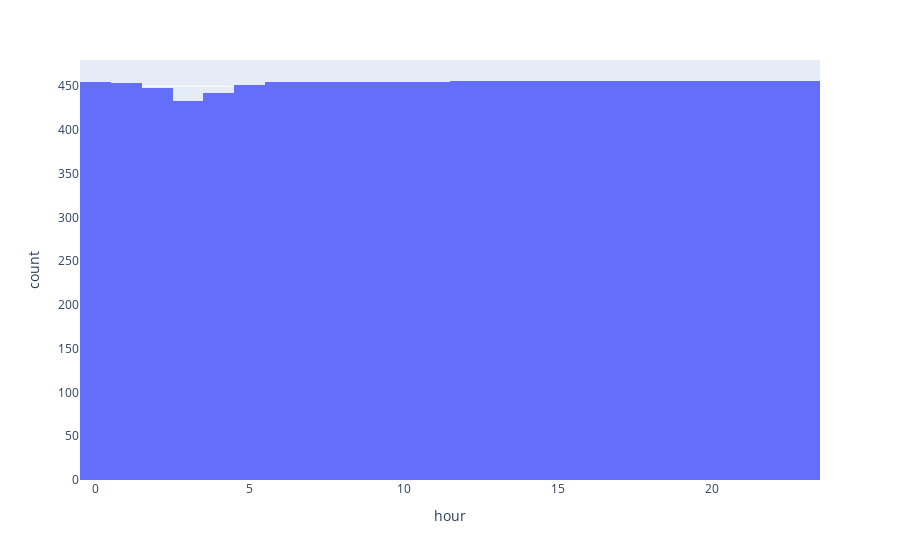
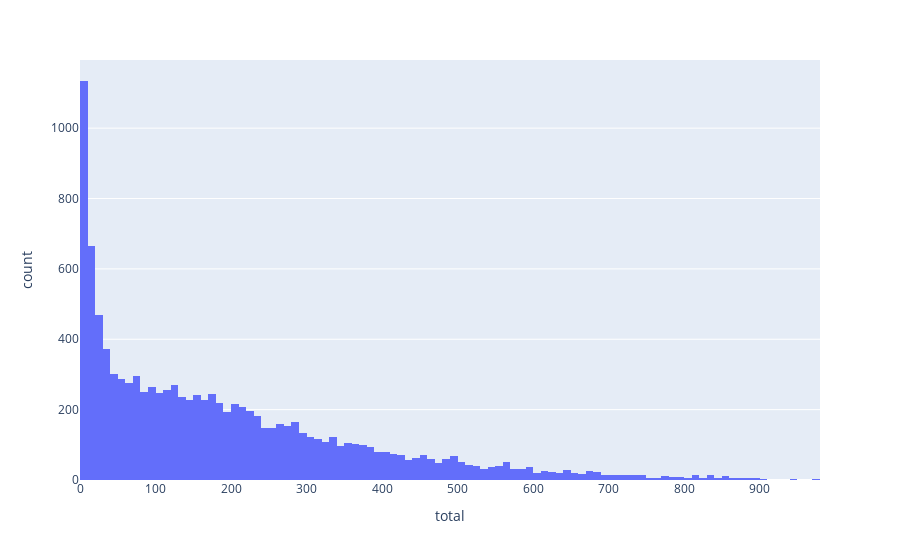

Here is the notebook cell these charts were saved with, in order:
### Code cell
# Celda 1.2
bikeshour=bikes['hour']
bikestotal=bikes['total']
bikes.groupby('hour').total.mean()
bikeshour=bikeshour.to_frame(name='hour')
bikestotal=bikestotal.to_frame(name='total')


print('-------- Estadísticas variabel workingday-----------')

print('--- Descripción---')
estadisticas2=bikeshour.describe(include = 'all')
print(estadisticas2)
estadisticas3=bikestotal.describe(include = 'all')

print('--- Valores faltantes---')

percent_missing = bikeshour.isna().sum() * 100 / len(bikeshour)
missing_value_df = pd.DataFrame({'#_faltantes': bikeshour.isna().sum(),
                                 '%_faltantes': percent_missing})

print(missing_value_df)

percent_missing = bikestotal.isna().sum() * 100 / len(bikestotal)
missing_value_df = pd.DataFrame({'#_faltantes': bikestotal.isna().sum(),
                                 '%_faltantes': percent_missing})

print(missing_value_df)

print('--- Histograma---')

fig = px.histogram(bikes, x=bikes['hour'])
fig.show()


fig = px.histogram(bikes, x=bikes['total'])
fig.show()

### Figure 1 — Plotly figure (JSON) as saved in the notebook; plotly's stock layout.template omitted (floating-point values rounded to 4 significant figures; data arrays with more than 128 entries replaced by an {"elided": "..."} marker saying what was removed)
{"data": [{"alignmentgroup": "True", "bingroup": "x", "hovertemplate": "hour=%{x}<br>count=%{y}<extra></extra>", "legendgroup": "", "marker": {"color": "#636efa", "pattern": {"shape": ""}}, "name": "", "offsetgroup": "", "orientation": "v", "showlegend": false, "type": "histogram", "x": {"elided": "10886 int values"}, "xaxis": "x", "yaxis": "y"}], "layout": {"barmode": "relative", "legend": {"tracegroupgap": 0}, "margin": {"t": 60}, "xaxis": {"anchor": "y", "domain": [0, 1], "title": {"text": "hour"}}, "yaxis": {"anchor": "x", "domain": [0, 1], "title": {"text": "count"}}}}

### Figure 2 — Plotly figure (JSON) as saved in the notebook; plotly's stock layout.template omitted (floating-point values rounded to 4 significant figures; data arrays with more than 128 entries replaced by an {"elided": "..."} marker saying what was removed)
{"data": [{"alignmentgroup": "True", "bingroup": "x", "hovertemplate": "total=%{x}<br>count=%{y}<extra></extra>", "legendgroup": "", "marker": {"color": "#636efa", "pattern": {"shape": ""}}, "name": "", "offsetgroup": "", "orientation": "v", "showlegend": false, "type": "histogram", "x": {"elided": "10886 int values"}, "xaxis": "x", "yaxis": "y"}], "layout": {"barmode": "relative", "legend": {"tracegroupgap": 0}, "margin": {"t": 60}, "xaxis": {"anchor": "y", "domain": [0, 1], "title": {"text": "total"}}, "yaxis": {"anchor": "x", "domain": [0, 1], "title": {"text": "count"}}}}
